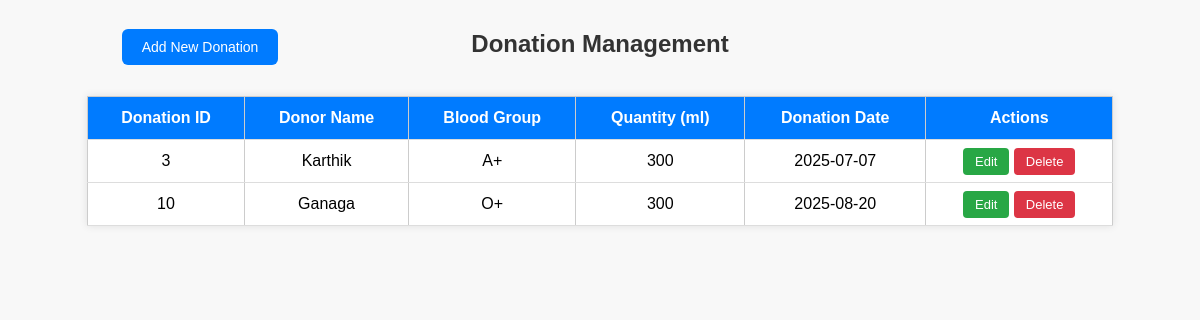
/manage_donation, run on an earlier commit of the app's database.
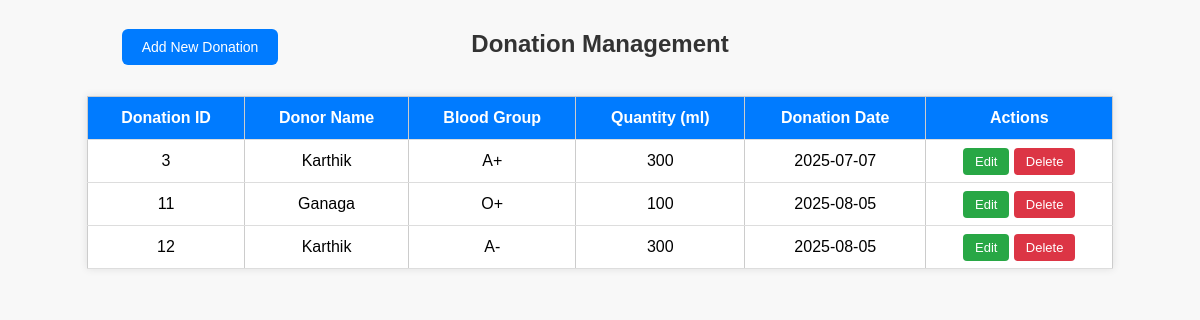
And on a later commit of the database.
### tables this page shows
CREATE TABLE donation(donation_id INTEGER PRIMARY KEY AUTOINCREMENT,
        donor_id INTEGER,
        blood_group TEXT,
        quantity_ml INTEGER,
        donation_date TEXT,
        FOREIGN KEY (donor_id) REFERENCES donor(donor_id)
        );

### app.py (the view)
@app.route('/manage_donation')
def manage_donation():
    conn = sqlite3.connect('database.db')
    cur = conn.cursor()
    cur.execute('''
        select * from donation
     ''')
    donations = cur.fetchall()
    print("Donation table:", donations)
    cur.execute('''
        select name from donor
     ''')
    donors = cur.fetchall()
    print("Donation table:", donors)
    conn.close()
    return render_template('Manage_Donation.html', donations=donations)

### templates/Manage_Donation.html (shortened to what this page needs)
<!DOCTYPE html>
<html>
<head>
    <link rel="stylesheet" href="{{ url_for('static', filename='style1.css') }}">
</head>
<body>
    <h2>Donation Management</h2>
    <div class="center">
        <a href="/donation" class="add-btn">Add New Donation</a>
    </div>
    <table>
        <tr>
            <th>Donation ID</th>
            <th>Donor Name</th>
            <th>Blood Group</th>
            <th>Quantity (ml)</th>
            <th>Donation Date</th>
            <th>Actions</th>
        </tr>
        {% for donation in donations %}
        <tr>
            <td>{{ donation[0] }}</td>
            <td>{{ donation[1] }}</td>
            <td>{{ donation[2] }}</td>
            <td>{{ donation[3] }}</td>
            <td>{{ donation[4] }}</td>
            <td>
                <a href="{{ url_for('edit_donation', donation_id=donation[0]) }}" class="btn edit-btn">Edit</a>
                <a href="{{ url_for('delete_donation', donation_id=donation[0]) }}" class="btn delete-btn" onclick="return confirm('Are you sure you want to delete this donation?')">Delete</a>
            </td>
        </tr>
        {% endfor %}
    </table>
</body>
</html>

What changed in the data, as far as the page shows it:
removed donation: donation_id "10", donor "Ganaga", blood_group "O+", quantity_ml "300", donation_date "2025-08-20"
added donation: donation_id "11", donor "Ganaga", blood_group "O+", quantity_ml "100", donation_date "2025-08-05"
added donation: donation_id "12", donor "Karthik", blood_group "A-", quantity_ml "300", donation_date "2025-08-05"
